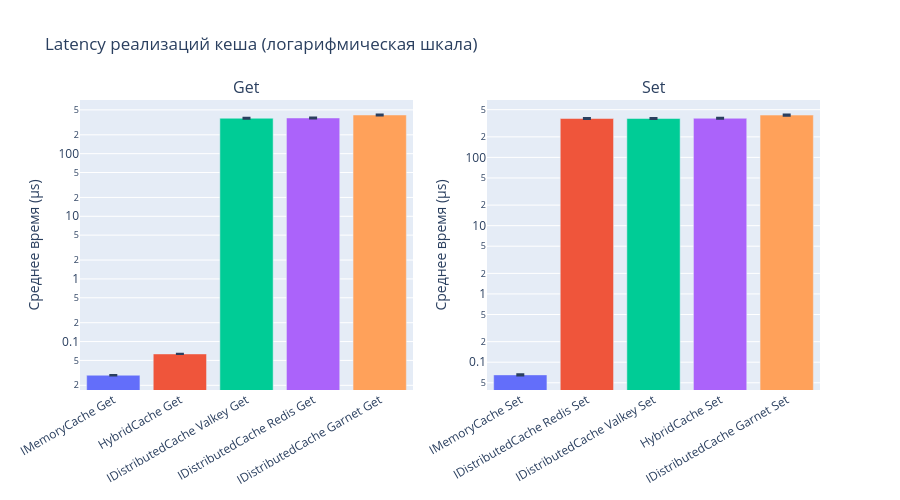

Notebook source saved alongside this figure:
### Code cell
# График 1: Mean latency Get vs Set (логарифмическая шкала)

fig = make_subplots(rows=1, cols=2, subplot_titles=("Get", "Set"))
colors = px.colors.qualitative.Plotly

for i, op in enumerate(["Get", "Set"]):
    subset = df[df["Operation"] == op].sort_values("Mean")
    fig.add_trace(
        go.Bar(
            x=subset["Cache"],
            y=subset["Mean_us"],
            error_y=dict(type="data", array=subset["Error_us"].tolist()),
            name=op,
            marker_color=colors[:len(subset)],
            showlegend=False
        ),
        row=1, col=i+1
    )

fig.update_yaxes(title_text="Среднее время (μs)", type="log")
fig.update_xaxes(tickangle=-30)
fig.update_layout(title_text="Latency реализаций кеша (логарифмическая шкала)", height=500)
fig.show()

### Figure 1 — Plotly figure (JSON) as saved in the notebook; plotly's stock layout.template omitted (floating-point values rounded to 4 significant figures)
{"data": [{"error_y": {"array": [0.000282, 0.0004, 6.285, 6.391, 7.568], "type": "data"}, "marker": {"color": ["#636EFA", "#EF553B", "#00CC96", "#AB63FA", "#FFA15A"]}, "name": "Get", "showlegend": false, "type": "bar", "x": ["IMemoryCache Get", "HybridCache Get", "IDistributedCache Valkey Get", "IDistributedCache Redis Get", "IDistributedCache Garnet Get"], "xaxis": "x", "y": [0.029, 0.06347, 367.6, 371.1, 414.2], "yaxis": "y"}, {"error_y": {"array": [0.001335, 7.323, 7.253, 7.012, 8.271], "type": "data"}, "marker": {"color": ["#636EFA", "#EF553B", "#00CC96", "#AB63FA", "#FFA15A"]}, "name": "Set", "showlegend": false, "type": "bar", "x": ["IMemoryCache Set", "IDistributedCache Redis Set", "IDistributedCache Valkey Set", "HybridCache Set", "IDistributedCache Garnet Set"], "xaxis": "x2", "y": [0.06521, 370.9, 370.9, 374.4, 416.5], "yaxis": "y2"}], "layout": {"annotations": [{"font": {"size": 16}, "showarrow": false, "text": "Get", "x": 0.225, "xanchor": "center", "xref": "paper", "y": 1, "yanchor": "bottom", "yref": "paper"}, {"font": {"size": 16}, "showarrow": false, "text": "Set", "x": 0.775, "xanchor": "center", "xref": "paper", "y": 1, "yanchor": "bottom", "yref": "paper"}], "height": 500, "title": {"text": "Latency реализаций кеша (логарифмическая шкала)"}, "xaxis": {"anchor": "y", "domain": [0, 0.45], "tickangle": -30}, "xaxis2": {"anchor": "y2", "domain": [0.55, 1], "tickangle": -30}, "yaxis": {"anchor": "x", "domain": [0, 1], "title": {"text": "Среднее время (μs)"}, "type": "log"}, "yaxis2": {"anchor": "x2", "domain": [0, 1], "title": {"text": "Среднее время (μs)"}, "type": "log"}}}
